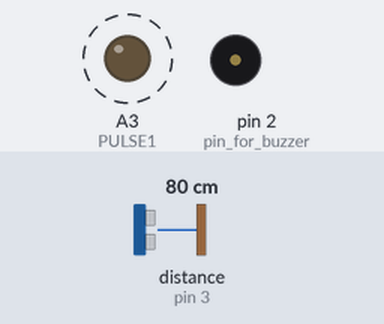
The sketch below on a simulated Arduino Uno, built with avr-gcc and run on an emulated ATmega328P. Parts: output pins drawn as LEDs (lit = HIGH), buzzer (waves = sounding). Wiring (inferred from the names in the program): ultrasonic range finder: trigger pin 4; echo pin 3. Dashed ring = blinking. The test bench sets the inputs (shaded band); at power-on: distance to the obstacle (sensor on pin 3) 80 cm. The echo pulse lasts 58.3 µs per cm; pins used as bus, display or sensor lines are not drawn.

Above: at 1.2 s.
1.3 s: distance to the obstacle (sensor on pin 3) set to 2 cm
At 1.61 s:
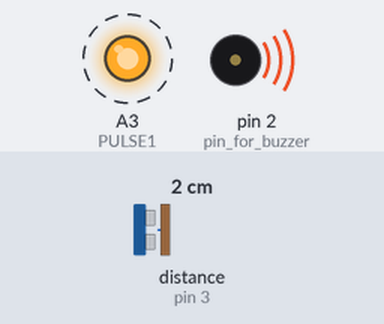
4.3 s: distance to the obstacle (sensor on pin 3) set to 18 cm
At 4.54 s:
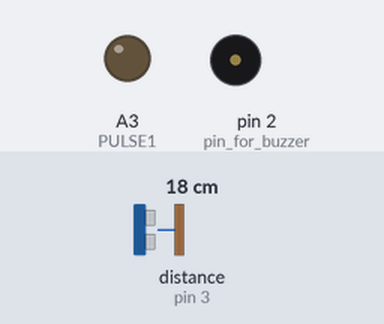
Timing chart, 0 to 13.3 s (numbered marks = the images above; inputs shaded):
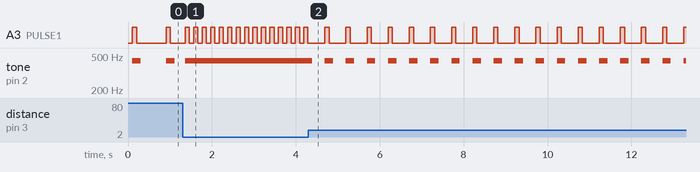

The sketch:

Ultrasound_cane.ino
```cpp
// Ultrasonic cane
// Made by Val Kim and D Kim

#define TRIG1 4
#define ECHO1 3
#define PULSE1 A3
#define LED 13

#define pulse_ms 100

#define L1 15
#define L2 50
#define L3 100

int Level1 = 0;

int i = 0;

int t1st;
int dist1 = 0;
int count1 = 0;
int low1 = 0;
int pulse1_stp = 0;

void setup()
{
  pinMode(TRIG1, OUTPUT);
  pinMode(ECHO1, INPUT);
  pinMode(PULSE1, OUTPUT);
  pinMode(2, OUTPUT); // pin for buzzer

  Timer1_Init(32, 250);
}

void Timer1_Init(int prescaler1, int prescaler2)
{
  TCCR1A = 0;
  switch (prescaler1)
  {
  case (0):
    TCCR1B = 0 << CS12 | 0 << CS11 | 0 << CS10;
    break; // Timer stopped
  case (1):
    TCCR1B = 0 << CS12 | 0 << CS11 | 1 << CS10;
    break; // CLK
  case (8):
    TCCR1B = 0 << CS12 | 1 << CS11 | 0 << CS10;
    break; // CLK/8
  case (32):
    TCCR1B = 0 << CS12 | 1 << CS11 | 1 << CS10;
    break; // CLK/32
  case (64):
    TCCR1B = 1 << CS12 | 0 << CS11 | 0 << CS10;
    break; // CLK/64
  case (128):
    TCCR1B = 1 << CS12 | 0 << CS11 | 1 << CS10;
    break; // CLK/128
  case (256):
    TCCR1B = 1 << CS12 | 1 << CS11 | 0 << CS10;
    break; // CLK/256
  case (1024):
    TCCR1B = 1 << CS12 | 1 << CS11 | 1 << CS10;
    break; // CLK/1024
  }
  TIMSK1 = 1 << TOIE1; // Overflov interrupt enabled
  t1st = 65535 - prescaler2;
  TCNT1 = t1st; // Start count value
}

ISR(TIMER1_OVF_vect)
{
  TCNT1 = t1st;
  count1++;
  switch (pulse1_stp)
  {
  case (0):
    digitalWrite(PULSE1, LOW);
    digitalWrite(LED, LOW);
    break;
  case (1):
    digitalWrite(PULSE1, HIGH);
    tone(2, 440, 200);
    digitalWrite(LED, HIGH);
    count1 = 0;
    pulse1_stp++;
    break;
  case (2):
    (count1 >= pulse_ms) ? (digitalWrite(PULSE1, LOW), digitalWrite(LED, LOW), count1 = 0, pulse1_stp++) : (0);
    break;
  case (3):
    (count1 >= low1) ? (pulse1_stp = 1) : (0);
    break;
  }
}

int GetDist(int trig, int echo)
{
  int dist;
  digitalWrite(trig, HIGH);
  delayMicroseconds(10);
  digitalWrite(trig, LOW);
  dist = pulseIn(echo, HIGH) / 58;
  return (dist);
}

void GetLevel(int &dist, int &level)
{
  (dist >= 0 && dist < L1) ? (level = 1) : (dist >= L1 && dist < L2) ? (level = 2)
                                       : (dist >= L2 && dist < L3)   ? (level = 3)
                                       : (dist >= L3)                ? (level = 0)
                                                                     : (level = 0);
}

void GetInterval(int level, int &low, int &stp)
{
  switch (level)
  {
  case (1):
    low = pulse_ms * 1;
    break;
  case (2):
    low = pulse_ms * 4;
    break;
  case (3):
    low = pulse_ms * 7;
    break;
  }

  if (level != 0 && stp == 0)
    stp = 1;
  else if (level == 0)
    stp = 0;
}

void loop()
{
  delay(100);
  dist1 = GetDist(TRIG1, ECHO1);
  GetLevel(dist1, Level1);
  GetInterval(Level1, low1, pulse1_stp);
}
```

Measured:
- after the input at 1.3 s, A3 (PULSE1): alternates HIGH for 0.10 s and LOW for 0.10 s, starting after 0.06 s
- after the input at 4.3 s, A3 (PULSE1): alternates HIGH for 0.10 s and LOW for 0.40 s, starting after 0.39 s; tone on pin 2 (pin_for_buzzer): alternates 440 Hz for 0.20 s and silent for 0.30 s, starting after 0.09 s
- by itself, A3 (PULSE1): alternates HIGH for 0.10 s and LOW for 0.70 s
